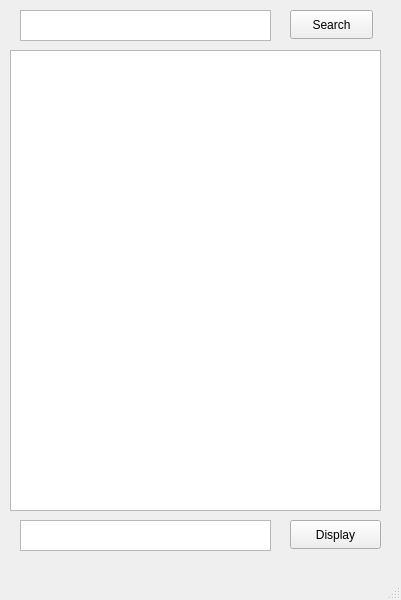
<?xml version="1.0" encoding="UTF-8"?>
<ui version="4.0">
 <class>searchwindow</class>
 <widget class="QMainWindow" name="searchwindow">
  <property name="geometry">
   <rect>
    <x>0</x>
    <y>0</y>
    <width>401</width>
    <height>600</height>
   </rect>
  </property>
  <property name="windowTitle">
   <string>MainWindow</string>
  </property>
  <widget class="QWidget" name="centralwidget">
   <widget class="QPushButton" name="pushButton">
    <property name="geometry">
     <rect>
      <x>290</x>
      <y>10</y>
      <width>83</width>
      <height>29</height>
     </rect>
    </property>
    <property name="text">
     <string>Search</string>
    </property>
   </widget>
   <widget class="QTextBrowser" name="Searchresults">
    <property name="geometry">
     <rect>
      <x>10</x>
      <y>50</y>
      <width>371</width>
      <height>461</height>
     </rect>
    </property>
   </widget>
   <widget class="QPushButton" name="pushButton_2">
    <property name="geometry">
     <rect>
      <x>290</x>
      <y>520</y>
      <width>91</width>
      <height>29</height>
     </rect>
    </property>
    <property name="text">
     <string>Display</string>
    </property>
   </widget>
   <widget class="QTextEdit" name="textEdit">
    <property name="geometry">
     <rect>
      <x>20</x>
      <y>10</y>
      <width>251</width>
      <height>31</height>
     </rect>
    </property>
   </widget>
   <widget class="QTextEdit" name="textEdit_2">
    <property name="geometry">
     <rect>
      <x>20</x>
      <y>520</y>
      <width>251</width>
      <height>31</height>
     </rect>
    </property>
   </widget>
  </widget>
  <widget class="QMenuBar" name="menubar">
   <property name="geometry">
    <rect>
     <x>0</x>
     <y>0</y>
     <width>401</width>
     <height>25</height>
    </rect>
   </property>
  </widget>
  <widget class="QStatusBar" name="statusbar"/>
 </widget>
 <resources/>
 <connections/>
</ui>
